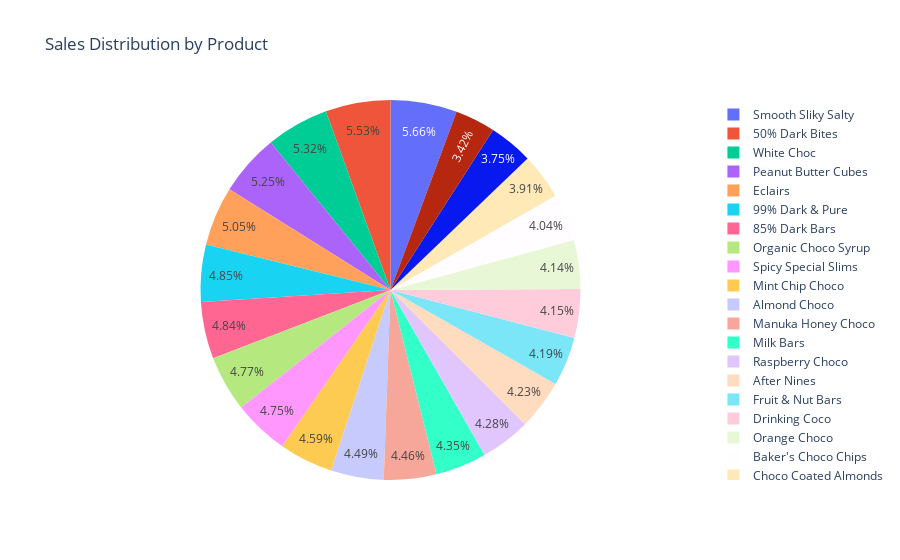

Notebook source saved alongside this figure:
### Code cell
product_sales = df.groupby("Product")["Amount"].sum().reset_index()
fig1 = px.pie(product_sales, values="Amount", names="Product", title="Sales Distribution by Product")
fig1.show()

### Figure 1 — Plotly figure (JSON) as saved in the notebook; plotly's stock layout.template omitted (floating-point values rounded to 4 significant figures)
{"data": [{"domain": {"x": [0, 1], "y": [0, 1]}, "hovertemplate": "Product=%{label}<br>Amount=%{value}<extra></extra>", "labels": ["50% Dark Bites", "70% Dark Bites", "85% Dark Bars", "99% Dark & Pure", "After Nines", "Almond Choco", "Baker's Choco Chips", "Caramel Stuffed Bars", "Choco Coated Almonds", "Drinking Coco", "Eclairs", "Fruit & Nut Bars", "Manuka Honey Choco", "Milk Bars", "Mint Chip Choco", "Orange Choco", "Organic Choco Syrup", "Peanut Butter Cubes", "Raspberry Choco", "Smooth Sliky Salty", "Spicy Special Slims", "White Choc"], "legendgroup": "", "name": "", "showlegend": true, "type": "pie", "values": [341712, 211610, 299229, 299796, 261331, 277536, 249613, 231588, 241486, 256655, 312445, 259147, 275541, 269248, 283969, 256144, 294700, 324842, 264740, 349692, 293454, 329147]}], "layout": {"legend": {"tracegroupgap": 0}, "title": {"text": "Sales Distribution by Product"}}}
